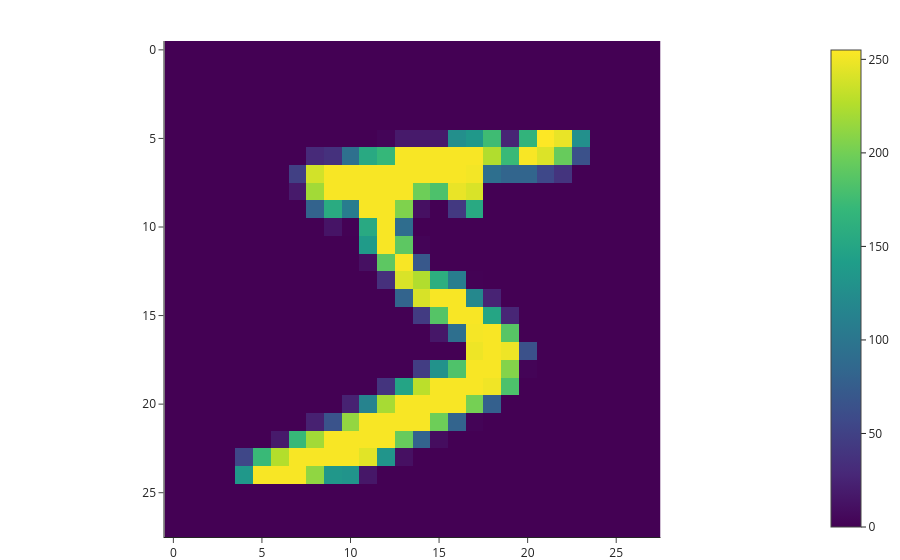

Notebook code for this chart:
### Code cell
px.imshow(img_array[0]).show()

### Figure 1 — Plotly figure (JSON) as saved in the notebook; plotly's stock layout.template omitted (floating-point values rounded to 4 significant figures; data arrays with more than 128 entries replaced by an {"elided": "..."} marker saying what was removed)
{"data": [{"coloraxis": "coloraxis", "hovertemplate": "x: %{x}<br>y: %{y}<br>color: %{z}<extra></extra>", "type": "heatmap", "z": {"elided": "28x28 int values"}}], "layout": {"coloraxis": {"colorscale": [[0, "#440154"], [0.1111, "#482878"], [0.2222, "#3e4989"], [0.3333, "#31688e"], [0.4444, "#26828e"], [0.5556, "#1f9e89"], [0.6667, "#35b779"], [0.7778, "#6ece58"], [0.8889, "#b5de2b"], [1, "#fde725"]]}, "xaxis": {"constrain": "domain", "scaleanchor": "y"}, "yaxis": {"autorange": "reversed", "constrain": "domain"}}}
